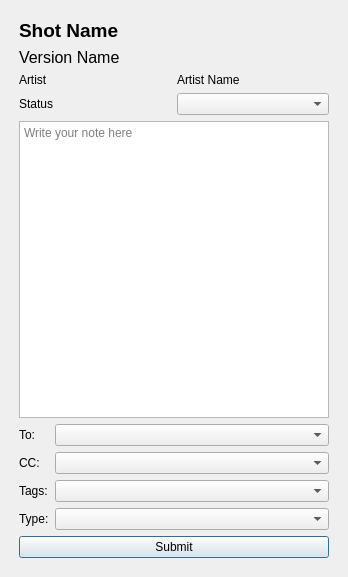
<?xml version="1.0" encoding="UTF-8"?>
<ui version="4.0">
 <class>Shotgrid</class>
 <widget class="QDialog" name="Shotgrid">
  <property name="geometry">
   <rect>
    <x>0</x>
    <y>0</y>
    <width>348</width>
    <height>577</height>
   </rect>
  </property>
  <property name="windowTitle">
   <string>Anny</string>
  </property>
  <layout class="QVBoxLayout" name="verticalLayout">
   <item>
    <layout class="QVBoxLayout" name="mainLayout">
     <property name="leftMargin">
      <number>8</number>
     </property>
     <property name="topMargin">
      <number>8</number>
     </property>
     <property name="rightMargin">
      <number>8</number>
     </property>
     <property name="bottomMargin">
      <number>8</number>
     </property>
     <item>
      <layout class="QGridLayout" name="gridLayout">
       <item row="2" column="1">
        <widget class="QLabel" name="artistNameLabel">
         <property name="text">
          <string>Artist Name</string>
         </property>
        </widget>
       </item>
       <item row="1" column="0">
        <widget class="QLabel" name="versionNameLabel">
         <property name="font">
          <font>
           <pointsize>12</pointsize>
          </font>
         </property>
         <property name="text">
          <string>Version Name</string>
         </property>
        </widget>
       </item>
       <item row="0" column="0">
        <widget class="QLabel" name="shotNameLabel">
         <property name="font">
          <font>
           <pointsize>14</pointsize>
           <weight>75</weight>
           <bold>true</bold>
          </font>
         </property>
         <property name="text">
          <string>Shot Name</string>
         </property>
        </widget>
       </item>
       <item row="2" column="0">
        <widget class="QLabel" name="artistLabel">
         <property name="text">
          <string>Artist</string>
         </property>
        </widget>
       </item>
       <item row="3" column="0">
        <widget class="QLabel" name="statusLabel">
         <property name="text">
          <string>Status</string>
         </property>
        </widget>
       </item>
       <item row="3" column="1">
        <widget class="QComboBox" name="statusCb"/>
       </item>
      </layout>
     </item>
     <item>
      <widget class="TextEditWithCommit" name="textField">
       <property name="lineWrapColumnOrWidth">
        <number>0</number>
       </property>
       <property name="placeholderText">
        <string>Write your note here</string>
       </property>
      </widget>
     </item>
     <item>
      <layout class="QFormLayout" name="formLayout">
       <item row="0" column="0">
        <widget class="QLabel" name="toLabel">
         <property name="text">
          <string>To:</string>
         </property>
        </widget>
       </item>
       <item row="0" column="1">
        <widget class="QComboBox" name="toComboBox"/>
       </item>
       <item row="1" column="0">
        <widget class="QLabel" name="ccLabel">
         <property name="text">
          <string>CC:</string>
         </property>
        </widget>
       </item>
       <item row="1" column="1">
        <widget class="QComboBox" name="ccCb"/>
       </item>
       <item row="2" column="0">
        <widget class="QLabel" name="tagsLabel">
         <property name="text">
          <string>Tags:</string>
         </property>
        </widget>
       </item>
       <item row="2" column="1">
        <widget class="QComboBox" name="tagsCb"/>
       </item>
       <item row="3" column="0">
        <widget class="QLabel" name="noteTypeLabel">
         <property name="text">
          <string>Type:</string>
         </property>
        </widget>
       </item>
       <item row="3" column="1">
        <widget class="QComboBox" name="noteTypeCb"/>
       </item>
      </layout>
     </item>
     <item>
      <widget class="QPushButton" name="submitBtn">
       <property name="text">
        <string>Submit</string>
       </property>
      </widget>
     </item>
    </layout>
   </item>
  </layout>
 </widget>
 <customwidgets>
  <customwidget>
   <class>TextEditWithCommit</class>
   <extends>QTextEdit</extends>
   <header>text_editor</header>
  </customwidget>
 </customwidgets>
 <resources>
  <include location="resources.qrc"/>
 </resources>
 <connections/>
</ui>
